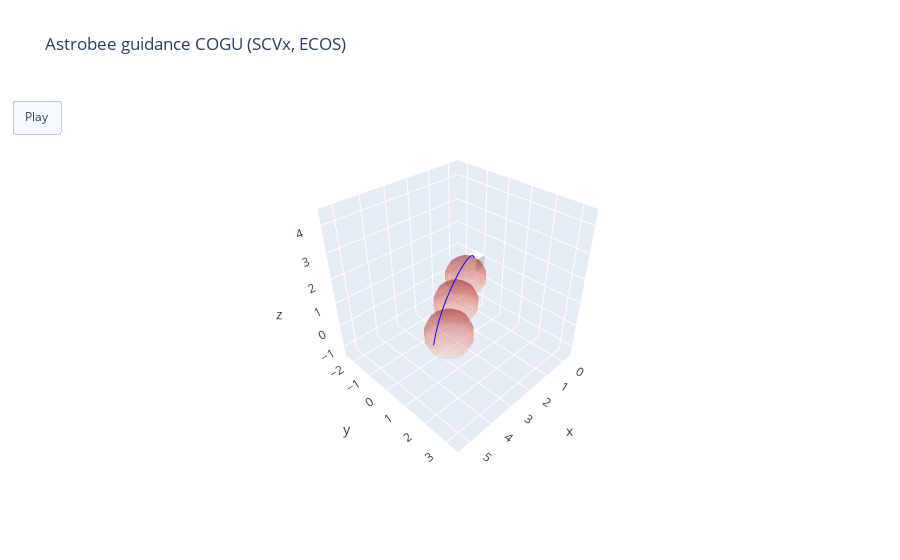

Notebook code cell kept with this figure:
### Code cell
def create_cube(center, size, quaternion):
    """Creates a rotated cube using a quaternion."""
    half = size / 2.0
    vertices = np.array([  # Cube vertices
        [-half, -half, -half], [half, -half, -half], [half, half, -half], [-half, half, -half],
        [-half, -half, half], [half, -half, half], [half, half, half], [-half, half, half]
    ])

    # Apply rotation using quaternion
    r = R.from_quat(quaternion)
    rotated_vertices = r.apply(vertices) + center

    # Cube faces (each face as a set of 4 vertices)
    faces = [
        [0, 1, 2, 3], [4, 5, 6, 7], [0, 1, 5, 4],
        [2, 3, 7, 6], [0, 3, 7, 4], [1, 2, 6, 5]
    ]

    # Define mesh faces for the cube
    i_faces = [face[0] for face in faces]
    j_faces = [face[1] for face in faces]
    k_faces = [face[2] for face in faces]
    i_faces += [face[0] for face in faces]
    j_faces += [face[2] for face in faces]
    k_faces += [face[3] for face in faces]

    # Mesh3d for the cube (white cube)
    cube = go.Mesh3d(
        x=rotated_vertices[:, 0], y=rotated_vertices[:, 1], z=rotated_vertices[:, 2],
        i=i_faces, j=j_faces, k=k_faces, opacity=1.0, color='white'
    )

    # Create "eyes" (small blue circles) on the cube's faces
    eye_radius = 0.1
    eye_positions = [
        [half,0.13,0], [half,-0.13,0]
    ]

    # Apply rotation to eye positions
    rotated_eye_positions = r.apply(eye_positions) + center

    eye_spheres = []
    for pos in rotated_eye_positions:
        u, v = np.mgrid[0:2*np.pi:10j, 0:np.pi:5j]
        x_eye = eye_radius * np.cos(u) * np.sin(v) + pos[0]
        y_eye = eye_radius * np.sin(u) * np.sin(v) + pos[1]
        z_eye = eye_radius * np.cos(v) + pos[2]

        # Crear una matriz de color uniforme (por ejemplo, azul con un solo valor)
        color_value = np.full_like(x_eye, 0.5)  # 0.5 es un tono de azul en la escala

        eye_spheres.append(go.Surface(
            x=x_eye, y=y_eye, z=z_eye, surfacecolor=color_value,
            colorscale=[[0, 'deepskyblue'], [1, 'deepskyblue']], opacity=1.0, showscale=False
        ))

    return cube, eye_spheres

def create_spheres(spheres):
    """Creates spheres as surfaces."""
    sphere_traces = []
    for sphere in spheres:
        h, rc = sphere['h'], sphere['rc']
        u, v = np.mgrid[0:2*np.pi:16j, 0:np.pi:8j]
        x_sphere = rc * np.cos(u) * np.sin(v) + h[0]
        y_sphere = rc * np.sin(u) * np.sin(v) + h[1]
        z_sphere = rc * np.cos(v) + h[2]
        sphere_traces.append(go.Surface(
            x=x_sphere, y=y_sphere, z=z_sphere, colorscale='Reds', opacity=0.3, showscale=False
        ))
    return sphere_traces

def plot_3d_trajectory_with_cube(x_value, spheres):
    quaternions = x_value[6:10, :]
    x_traj, y_traj, z_traj = x_value[0, :], x_value[1, :], x_value[2, :]

    trace_trajectory = go.Scatter3d(x=x_traj, y=y_traj, z=z_traj, mode='lines',
                                    line=dict(color='blue', width=2))

    # Set axis limits with uniform scaling
    padding = 0.5
    max_range = max(max(x_traj) - min(x_traj), max(y_traj) - min(y_traj), max(z_traj) - min(z_traj)) / 2
    mid_x, mid_y, mid_z = (max(x_traj) + min(x_traj)) / 2, (max(y_traj) + min(y_traj)) / 2, (max(z_traj) + min(z_traj)) / 2
    x_range = [mid_x - max_range - padding, mid_x + max_range + padding]
    y_range = [mid_y - max_range - padding, mid_y + max_range + padding]
    z_range = [mid_z - max_range - padding, mid_z + max_range + padding]

    # Initial cube (white with blue eyes)
    cube, eye_spheres = create_cube([x_traj[0], y_traj[0], z_traj[0]], 0.5, quaternions[:, 0])

    # Initial spheres
    sphere_traces = create_spheres(spheres)

    # Animation frames
    frames = [
        go.Frame(data=[
            go.Scatter3d(x=x_traj, y=y_traj, z=z_traj, mode='lines',
                         marker=dict(size=2, color='blue')),
            create_cube([x_traj[k], y_traj[k], z_traj[k]], 0.5, quaternions[:, k])[0],
        ] + create_spheres(spheres) + create_cube([x_traj[k], y_traj[k], z_traj[k]], 0.5, quaternions[:, k])[1])
        for k in range(len(x_traj))
    ]

    layout = go.Layout(
        title='Astrobee guidance COGU (SCVx, ECOS)',
        scene=dict(
            xaxis_title='x', yaxis_title='y', zaxis_title='z',
            xaxis=dict(range=x_range, autorange=False),
            yaxis=dict(range=y_range, autorange=False),
            zaxis=dict(range=z_range, autorange=False),
            aspectmode='cube',  # Ensures correct proportions
            camera=dict(eye=dict(x=1.5, y=1.5, z=1.5))  # Adjust camera view for better visibility
        ),
        updatemenus=[dict(type='buttons', buttons=[dict(label='Play', method='animate',
                                                       args=[None, dict(frame=dict(duration=50, redraw=True),
                                                                        fromcurrent=True)])])])

    fig = go.Figure(data=[trace_trajectory, cube] + sphere_traces + eye_spheres, layout=layout, frames=frames)
    fig.show()

spheres = [
    {'h': c_obs1_double, 'rc': d_obs1_double},
    {'h': c_obs2_double, 'rc': d_obs2_double},
    {'h': c_obs3_double, 'rc': d_obs3_double}
]

plot_3d_trajectory_with_cube(x_value, spheres)
